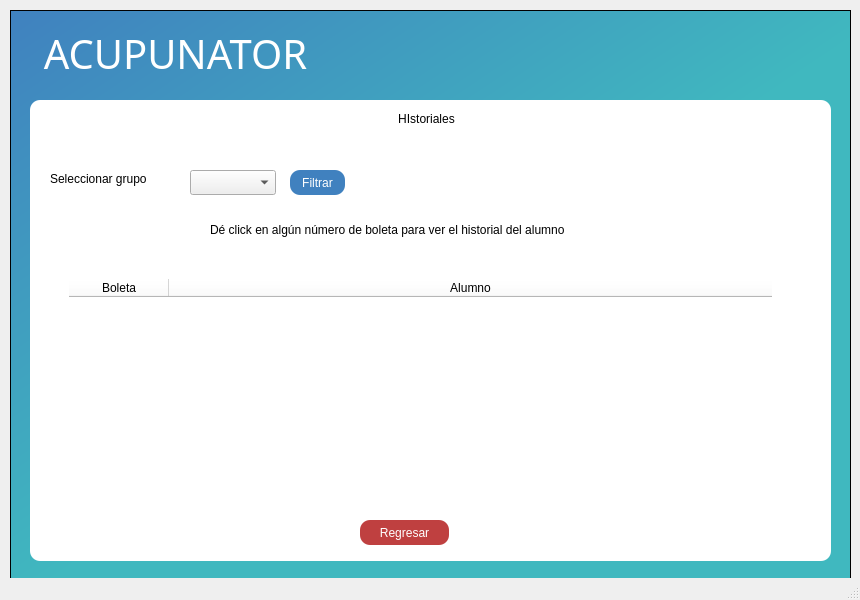
<?xml version="1.0" encoding="UTF-8"?>
<ui version="4.0">
 <class>MainWindow</class>
 <widget class="QMainWindow" name="MainWindow">
  <property name="geometry">
   <rect>
    <x>0</x>
    <y>0</y>
    <width>860</width>
    <height>600</height>
   </rect>
  </property>
  <property name="windowTitle">
   <string>Historiales</string>
  </property>
  <widget class="QWidget" name="centralwidget">
   <widget class="QFrame" name="frame">
    <property name="geometry">
     <rect>
      <x>10</x>
      <y>10</y>
      <width>841</width>
      <height>571</height>
     </rect>
    </property>
    <property name="styleSheet">
     <string notr="true">QFrame{
	
	background-color: qlineargradient(spread:pad, x1:0, y1:0, x2:1, y2:1, stop:0 rgba(64, 129, 191, 255), stop:0.524752 rgba(64, 184, 191, 255));
}</string>
    </property>
    <property name="frameShape">
     <enum>QFrame::StyledPanel</enum>
    </property>
    <property name="frameShadow">
     <enum>QFrame::Raised</enum>
    </property>
    <widget class="QLabel" name="header">
     <property name="geometry">
      <rect>
       <x>20</x>
       <y>20</y>
       <width>291</width>
       <height>51</height>
      </rect>
     </property>
     <property name="font">
      <font>
       <family>Ubuntu Condensed</family>
       <pointsize>30</pointsize>
      </font>
     </property>
     <property name="styleSheet">
      <string notr="true">color: rgb(255, 255, 255);
background-color:none;</string>
     </property>
     <property name="text">
      <string>ACUPUNATOR</string>
     </property>
     <property name="alignment">
      <set>Qt::AlignBottom|Qt::AlignHCenter</set>
     </property>
    </widget>
    <widget class="QFrame" name="card">
     <property name="geometry">
      <rect>
       <x>20</x>
       <y>90</y>
       <width>801</width>
       <height>461</height>
      </rect>
     </property>
     <property name="styleSheet">
      <string notr="true">QFrame{
background-color:rgb(255, 255, 255);
border-radius:10px;
}</string>
     </property>
     <property name="frameShape">
      <enum>QFrame::StyledPanel</enum>
     </property>
     <property name="frameShadow">
      <enum>QFrame::Raised</enum>
     </property>
     <widget class="QLabel" name="label_5">
      <property name="geometry">
       <rect>
        <x>360</x>
        <y>10</y>
        <width>73</width>
        <height>17</height>
       </rect>
      </property>
      <property name="text">
       <string>HIstoriales</string>
      </property>
      <property name="alignment">
       <set>Qt::AlignCenter</set>
      </property>
     </widget>
     <widget class="QLabel" name="label_4">
      <property name="geometry">
       <rect>
        <x>20</x>
        <y>70</y>
        <width>141</width>
        <height>17</height>
       </rect>
      </property>
      <property name="text">
       <string>Seleccionar grupo</string>
      </property>
     </widget>
     <widget class="QComboBox" name="grupos_box">
      <property name="geometry">
       <rect>
        <x>160</x>
        <y>70</y>
        <width>86</width>
        <height>25</height>
       </rect>
      </property>
     </widget>
     <widget class="QPushButton" name="filtrar_btn">
      <property name="geometry">
       <rect>
        <x>260</x>
        <y>70</y>
        <width>55</width>
        <height>25</height>
       </rect>
      </property>
      <property name="maximumSize">
       <size>
        <width>55</width>
        <height>30</height>
       </size>
      </property>
      <property name="styleSheet">
       <string notr="true">background-color: rgb(64, 129, 191);
color: rgb(255, 255, 255);
border-radius:10px;
</string>
      </property>
      <property name="text">
       <string>Filtrar</string>
      </property>
     </widget>
     <widget class="QPushButton" name="regresar_btn">
      <property name="geometry">
       <rect>
        <x>330</x>
        <y>420</y>
        <width>89</width>
        <height>25</height>
       </rect>
      </property>
      <property name="styleSheet">
       <string notr="true">background-color: rgb(191, 64, 64);
color: rgb(255, 255, 255);
border-radius:10px;</string>
      </property>
      <property name="text">
       <string>Regresar</string>
      </property>
     </widget>
     <widget class="QFrame" name="frame_2">
      <property name="geometry">
       <rect>
        <x>30</x>
        <y>170</y>
        <width>721</width>
        <height>231</height>
       </rect>
      </property>
      <property name="frameShape">
       <enum>QFrame::StyledPanel</enum>
      </property>
      <property name="frameShadow">
       <enum>QFrame::Raised</enum>
      </property>
      <layout class="QVBoxLayout" name="verticalLayout">
       <item>
        <widget class="QTableWidget" name="table_historial">
         <property name="sizeIncrement">
          <size>
           <width>0</width>
           <height>0</height>
          </size>
         </property>
         <property name="baseSize">
          <size>
           <width>10</width>
           <height>0</height>
          </size>
         </property>
         <attribute name="horizontalHeaderStretchLastSection">
          <bool>true</bool>
         </attribute>
         <attribute name="verticalHeaderStretchLastSection">
          <bool>false</bool>
         </attribute>
         <column>
          <property name="text">
           <string>Boleta</string>
          </property>
         </column>
         <column>
          <property name="text">
           <string>Alumno</string>
          </property>
         </column>
        </widget>
       </item>
      </layout>
     </widget>
     <widget class="QLabel" name="label_6">
      <property name="geometry">
       <rect>
        <x>180</x>
        <y>120</y>
        <width>461</width>
        <height>20</height>
       </rect>
      </property>
      <property name="text">
       <string>Dé click en algún número de boleta para ver el historial del alumno </string>
      </property>
     </widget>
    </widget>
   </widget>
  </widget>
  <widget class="QStatusBar" name="statusbar"/>
 </widget>
 <resources/>
 <connections/>
</ui>
